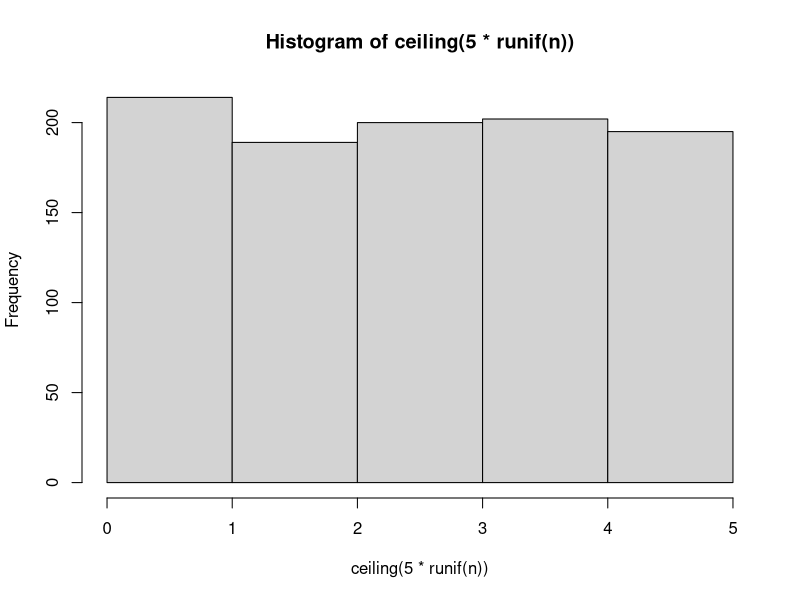
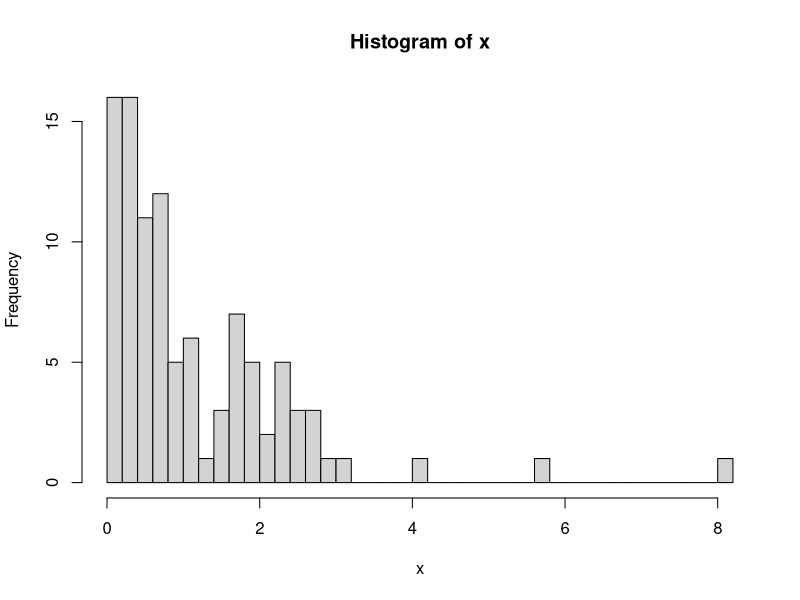
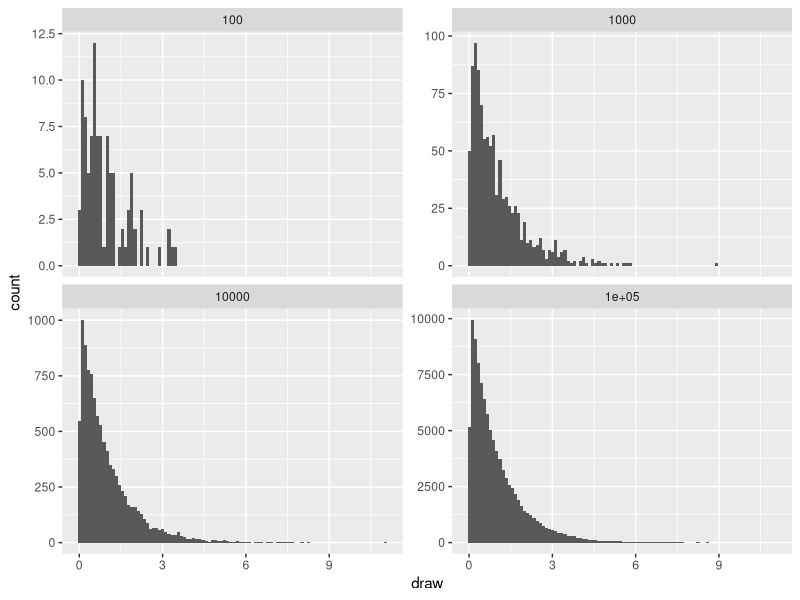
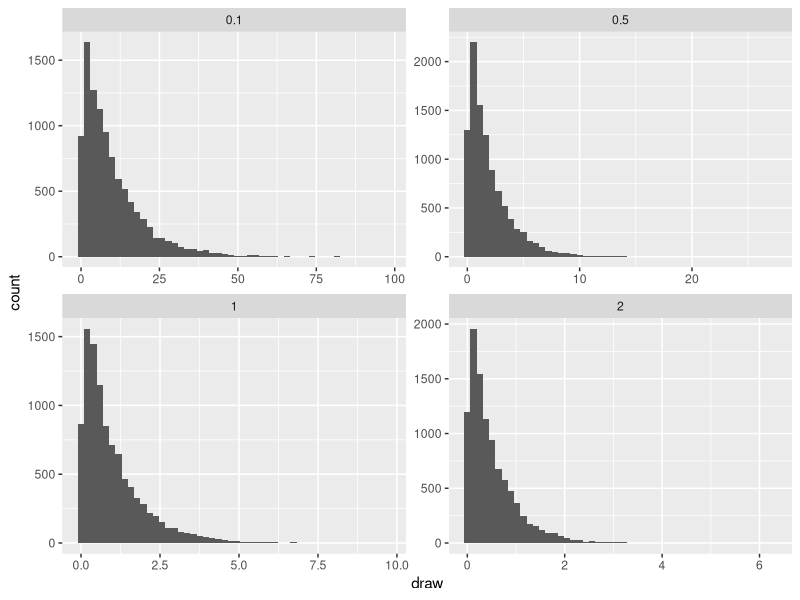
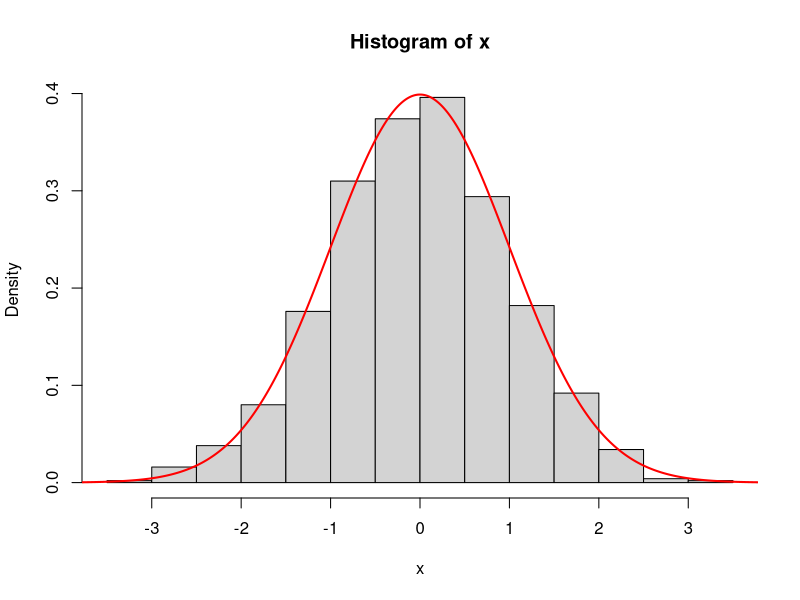
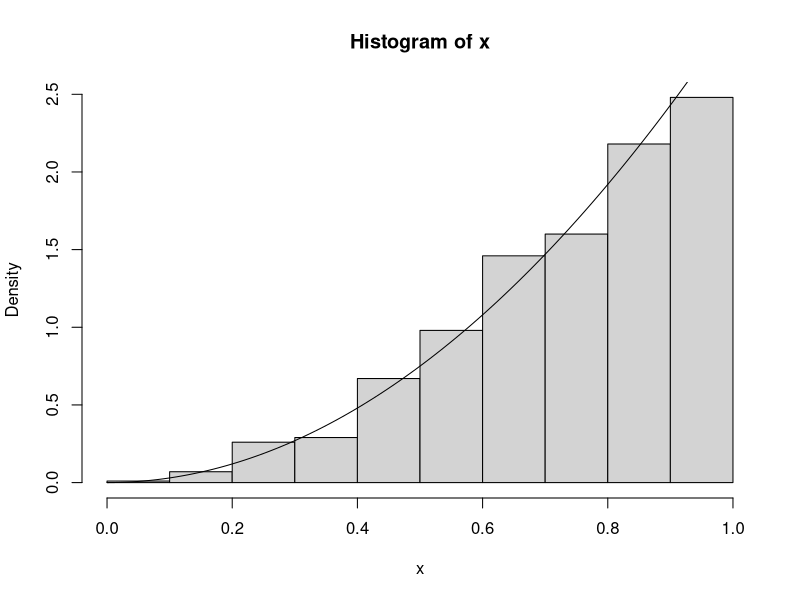
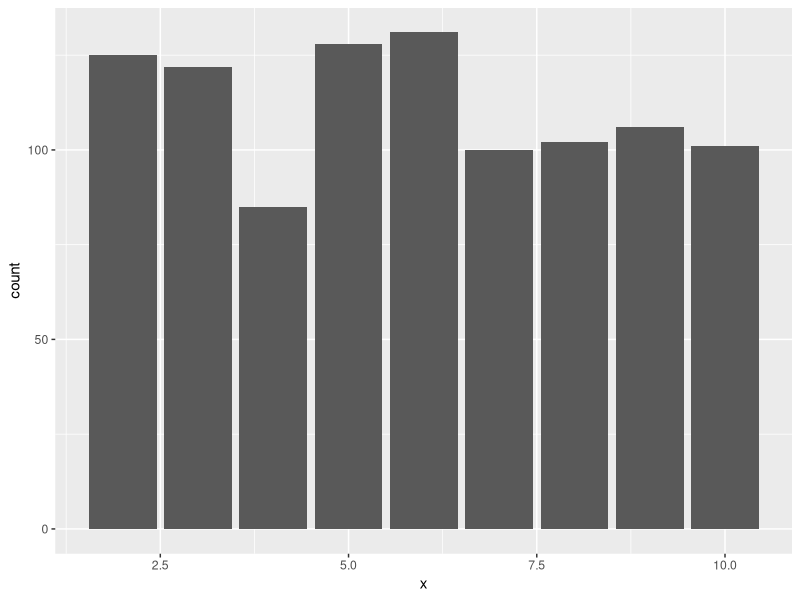
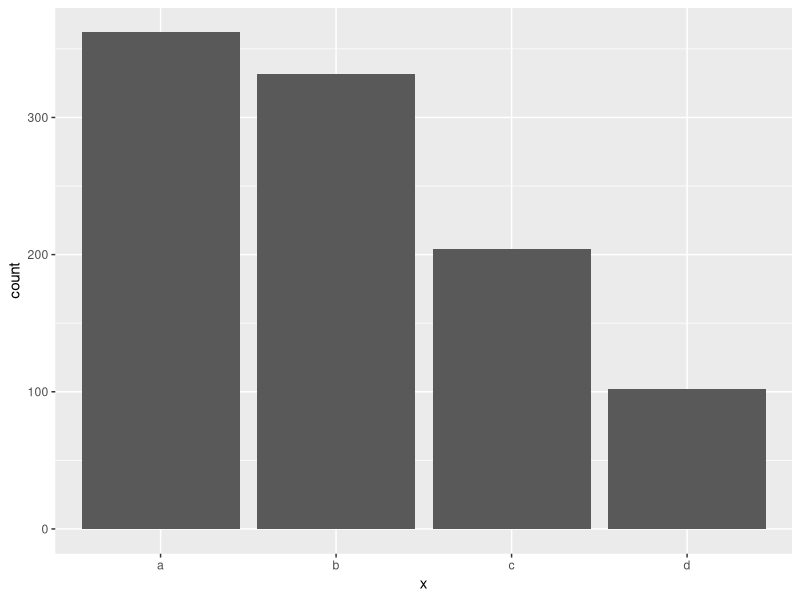

Generate these figures, in order, with R:
library(tidyverse)

# This script provides an introduction to methods for generating random values

########################
#### Random Uniform ####
########################

# this is the canonical distribution

n <- 1000

x <- runif(n)

hist(ceiling(5*runif(n)),breaks = 0:5)

table(ceiling(5*runif(n)))

runif(n,min = 1, max = 100)

##########################
#### Inversion Method ####
##########################

## Exponential Distribution ----------------------------------------------------

n <- 100
u <- runif(n,0,1)
lambda <- 1   

inverse_exp <- function(x){-(1/lambda)*log(x)}

x <- inverse_exp(u)  # The inverse of the CDF

hist(x,breaks = 50)

# write a function to look at different sample sizes and values for lambda
rand_exp <- function(n,lambda=1){
  u <- runif(n,0,1)
  x <- -(1/lambda)*log(u)
  return(x)
}

# look at simulating different sample
tibble(n=c(100,1000,10000,100000)) %>% 
  mutate(draw=map(n,rand_exp)) %>% 
  unnest(draw) %>% 
  ggplot(aes(draw)) +
  geom_histogram(bins=100) +
  facet_wrap(~n,scales = "free_y")

# for different lambda values
tibble(lambda=c(0.1,0.5,1,2)) %>% 
  mutate(draw=map(lambda,~rand_exp(n=10000,lambda = .))) %>% 
  unnest(draw) %>% 
  ggplot(aes(draw)) +
  geom_histogram(bins = 50) +
  facet_wrap(~lambda,scales = "free")

## Normal Distribution ---------------------------------------------------------

n <- 1000
u <- runif(n)

# pass uniform values to inverse of normal
x <- qnorm(u)

# plot a histogram of our samples
hist(x, freq = FALSE)
# add a standard normal density curve
densitySamps <- seq(-4, 4, by = 0.01)
lines(densitySamps, dnorm(densitySamps), lwd = 2, col = "red")


## Example distribution --------------------------------------------------------

n <- 1000
u <- runif(n)
x <- u^(1/3)
hist(x, prob = TRUE) #density histogram of sample
y <- seq(0, 1, .01)
lines(y, 3*y^2)#density curve f(x)

#Inverse CDF

## Bernoulli Distribution ------------------------------------------------------
u <- runif(100,0,1)

ifelse(u <= 0.2, 0 ,1)

u>0.2

as.integer(u>0.2)

as.integer(runif(100,0,1)>0.2)

## Discrete Uniform ------------------------------------------------------------

a <- 2
b <- 10

n <- length(a:b) # or b-a+1

u <- runif(1000,0,1)

x <- floor(n*u)+a

ggplot(data.frame(x),aes(x)) +
  geom_bar()


## Discrete non-uniform --------------------------------------------------------

vals <- c("a","b","c","d")
probs <-  c(.4,.3,.2,.1)
n <- 1000

# lookup table
cut_points <- c(0,cumsum(probs))

u <- runif(n,0,1)

x <- cut(x = u, breaks = cut_points,labels = vals)

# plot results
ggplot(data.frame(x),aes(x)) +
  geom_bar()

#########################################
#### Alias / Square Histogram Method ####
#########################################

# In R this can be done relatively easily with the sample function

x <- sample(c("a","b","c","d"), size = n, replace = TRUE, prob = c(.4,.3,.2,.1))

# see here
?sample




############################
#### Rejection Sampling ####
############################

## Simulate from beta distribution

# Example - from statistical computing in R 

n <- 1000
k <- 0 #counter for accepted
j <- 0 #iterations
y <- numeric(n)

while (k < n) {
  u <- runif(1)
  j <- j + 1
  x <- runif(1) #random variate from g
  if (x * (1-x) > u) {
    #we accept x
    k <- k + 1
    y[k] <- x
  }
}

# plot results
hist(y)


n <- 1000
k <- 0 #counter for accepted
k2 <- 0 #counter for 
j <- 0 #iterations
y <- numeric(n)
y_rej <- numeric(6000)
while (k < n) {
  u <- runif(1)
  j <- j + 1
  x <- runif(1) #random variate from g
  if (x * (1-x) > u) {
    #we accept x
    k <- k + 1
    y[k] <- x
  } else {
    k2 <- k2 + 1
    y_rej[k2] <- x
  }
}

# plot results
hist(y)

hist(y_rej[y_rej>0])

# note if we use 3/2 instead of 6 would require fewer rejections





################################
#### Monte-Carlo Simulation ####
################################

## Simulate Pi -----------------------------------------------------------------

# Number of random points to drop
trials <- 1000

# Build a tibble with the randompoints
random_points <- tibble(x=runif(n = trials,-1,1),      # draw random x coordinate
                        y=runif(n = trials,-1,1)) %>%  # draw random y coordiante
  mutate(dist=x^2+y^2) %>%                      # comute the distence from center
  mutate(in_circle=dist<=1)                     # identify points that fall in circle

# note what the trials set contains
random_points

# view where the random points fall
random_points %>% 
  ggplot(aes(x,y,color=in_circle)) +
  geom_point()

# compute estimate for pi
pi_est <- random_points %>% 
  summarise(pct_in=sum(in_circle)/n(),
            pi=pct_in*4)

pi_est$pi

# Notice how accuracy changes for different number of trials

random_points_2 <-tibble(num_trials=c(100,1000,10000,30000)) %>% 
  mutate(points=map(num_trials,~tibble(x=runif(n = .,-1,1),      
                                       y=runif(n = .,-1,1)) %>% 
                      mutate(dist=x^2+y^2) %>%
                      mutate(in_circle=dist<=1)))

random_points_2 %>% 
  unnest() %>% 
  group_by(num_trials) %>% 
  summarise(pi=4*sum(in_circle)/n())

# plot for different number of trials
random_points_2 %>% 
  unnest() %>% 
  ggplot(aes(x,y,color=in_circle)) +
  geom_point() +
  facet_wrap(~num_trials)


## Monte-Carlo Integration -----------------------------------------------------
